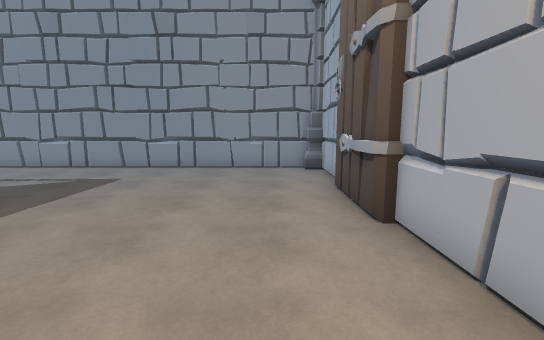
View 1 (above)

17 first-person views from a walk through a 3-D level made in the Unity game engine. The camera is 1.5 m above the floor, tilts 8° down and sees 90° across. The floor is counted in squares, 1 m on a side. Each view is taken from the middle of a square. On the plan, view 1 faces up. The plan holds only what a view shows up to about 14 squares ahead; the rest is blank. The place goes on beyond the plan.

View 2
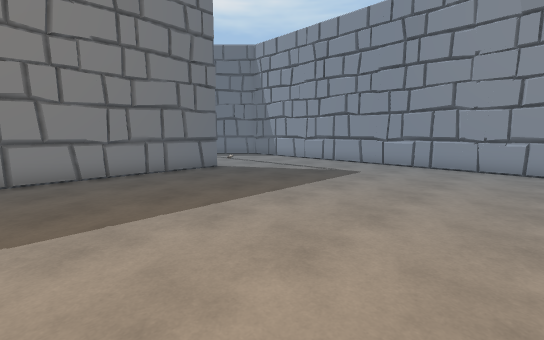

View 3
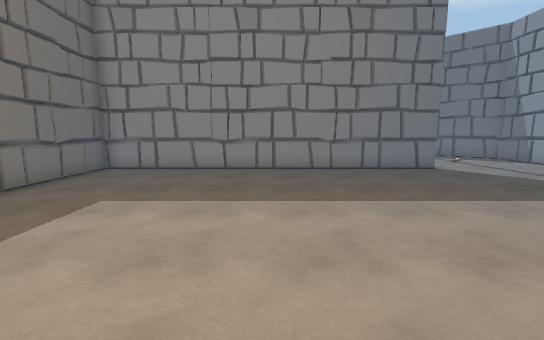

View 4
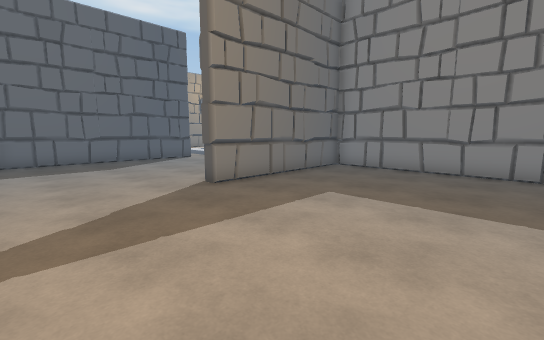

View 5
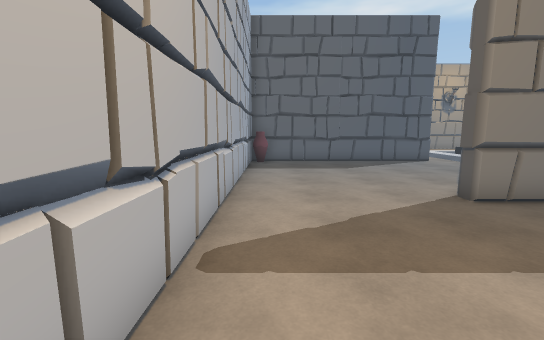

View 6
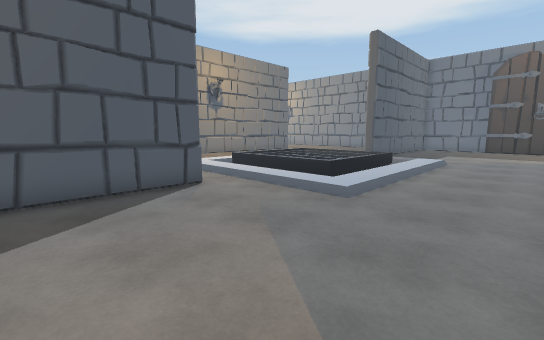

View 7
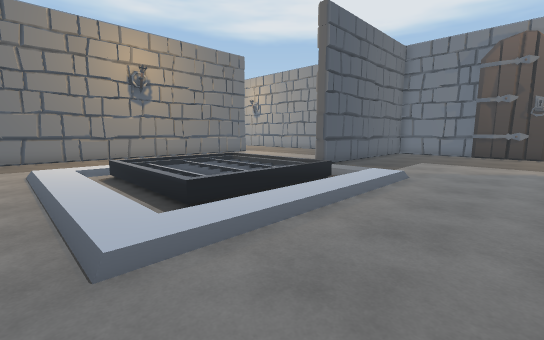

View 8
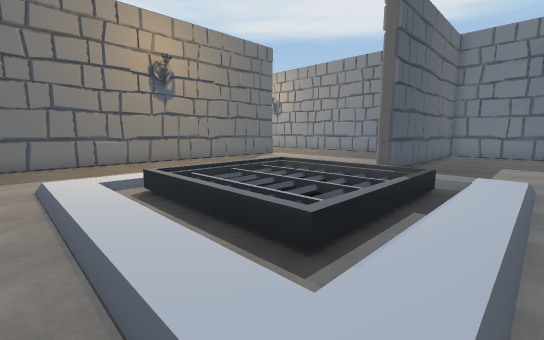

View 9
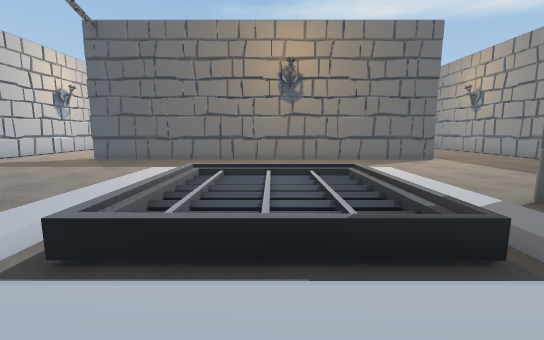

View 10
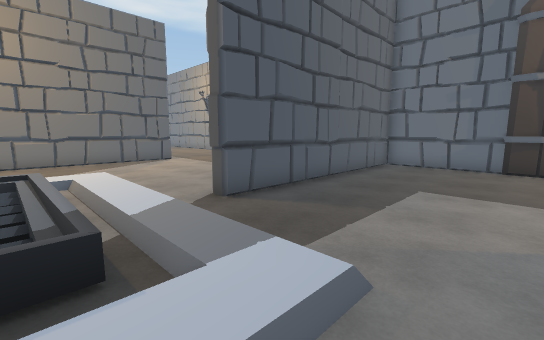

View 11
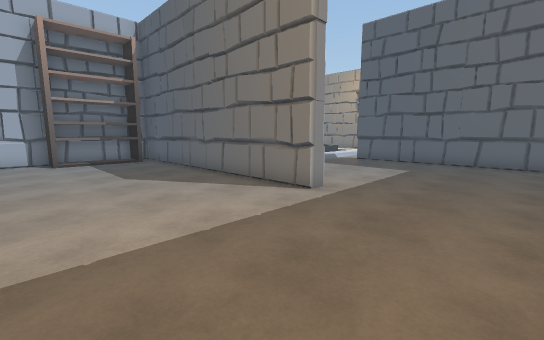

View 12
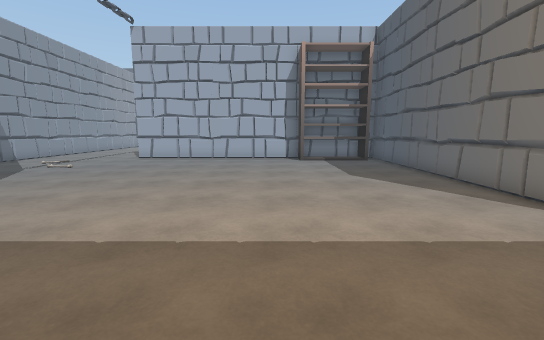

View 13
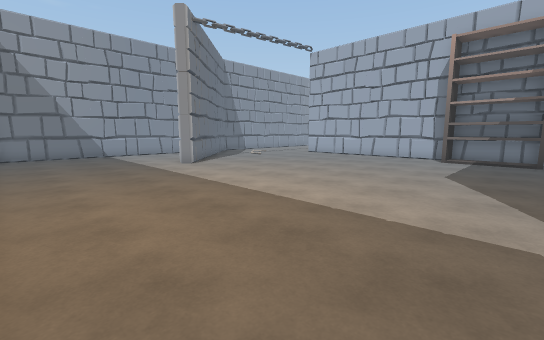

View 14
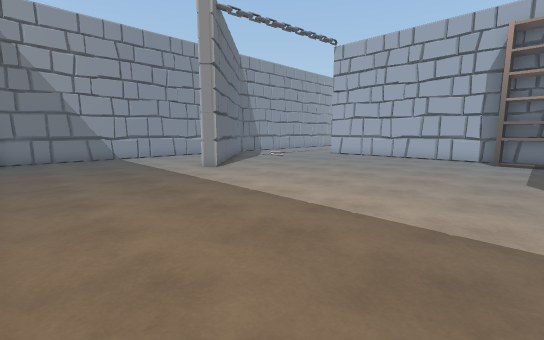

View 15
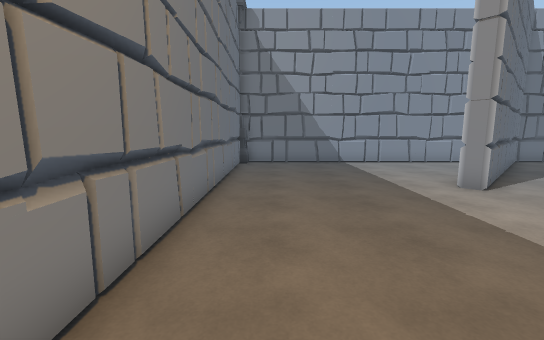

View 16
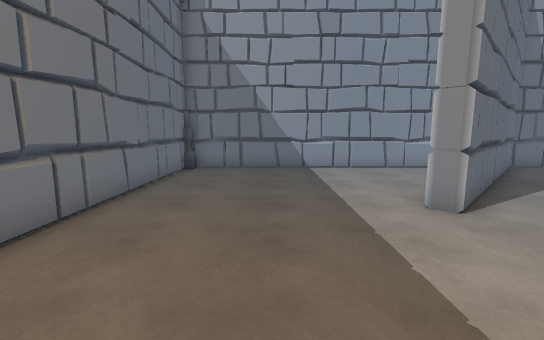

View 17
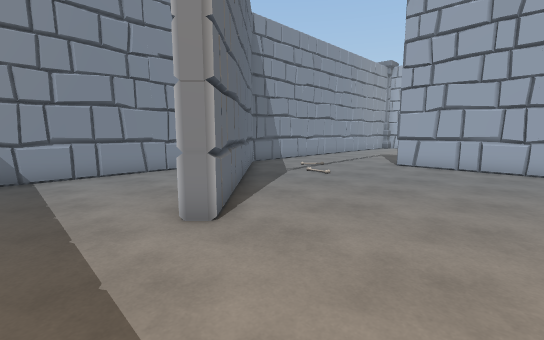

### Floor plan
Points are (right, up) in squares from view 1. A wall is a line through its corners. A room is listed if a view was taken in it or the views show most of it. See-through windows are left out.
Room 1 (views 1, 2, 3, 4, 5, 6, 7, 8, 9, 10, 11, 12, 13, 14, 15, 16, 17)
walls: (-10.5, -6.9) (-10.5, -3.6); (-10.5, -3.5) (-10.5, -1.4); (-10.5, 0.9) (-10.5, 5.6); (-21.8, -8.2) (-21.8, -7.7) (-11.8, -7.7); (-7.3, -16.1) (2.1, -16.1); (-9.9, 5.6) (-9.9, -7.7) (-3.3, -7.7) (-3.3, -8.3); (-27.5, -11.9) (-27.5, -16.1) (-18.6, -16.1) (-18.6, -16.6); (2, -15.6) (2, -2.9); (2, 1.8) (2, 4.4); (-16.5, 11.3) (-27, 11.3); (-20.4, -25.6) (-7.9, -25.6); (2, 8.6) (2, 10.4); (-27.5, 10.4) (-27.5, -0.6); (0.5, 11.3) (-14, 11.3) (-20.5, 4.8) (-20.9, 5.2)
ways out: opening at (1, 11)
objects: other object (-28, -11); column (-28, 11) to (-27, 11); other object (-16, -19) to (-10, -14); shelf (-12, -7) to (-11, -4); other object (2, 5) to (2, 6)

Positions as (right, up) in squares from view 1, and headings:
1: (0, 0), facing up
2: (0, -1), facing up-left
3: (1, -1), facing left
4: (1, -1), facing down-left
5: (1, -2), facing down
6: (-3, -9), facing down-left
7: (-8, -9), facing down-left
8: (-8, -12), facing down-left
9: (-13, -11), facing down
10: (-15, -11), facing down-left
11: (-26, -2), facing down-right
12: (-26, -2), facing right
13: (-27, -7), facing up-right
14: (-27, -5), facing up-right
15: (-26, -2), facing up
16: (-24, 0), facing up
17: (-23, 1), facing up-right
